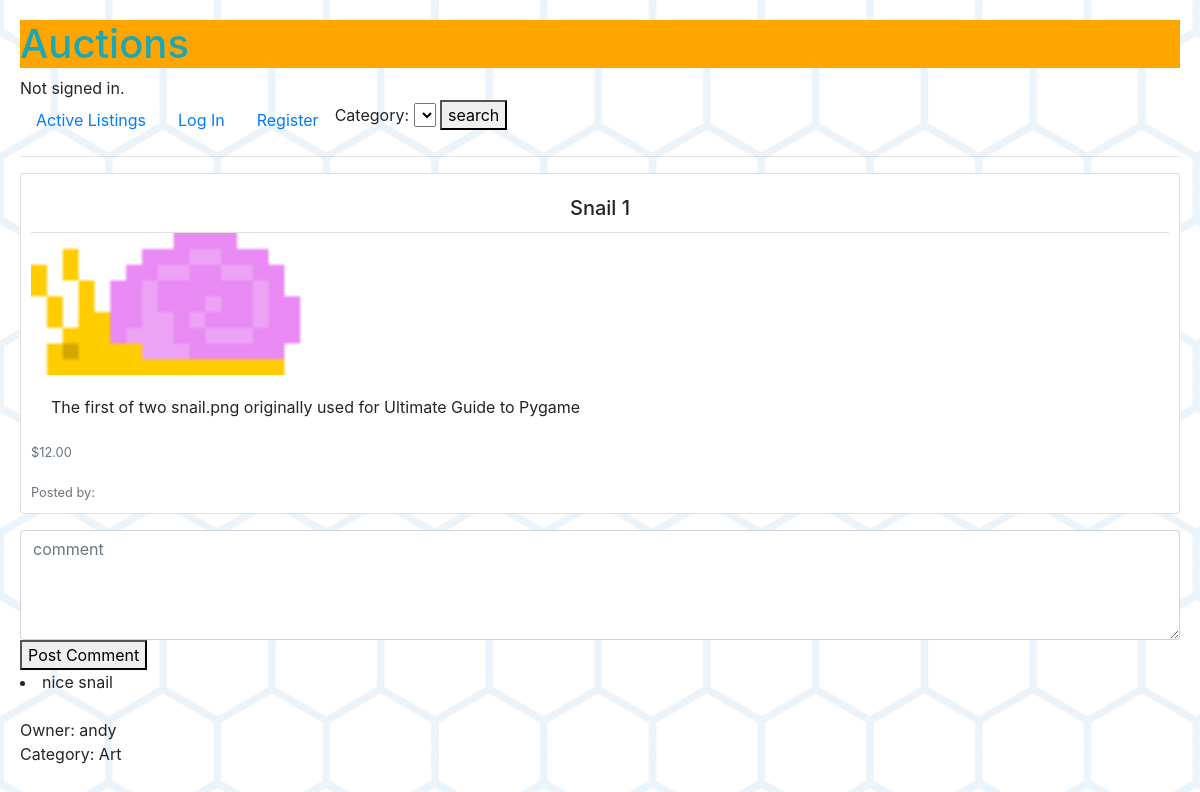
/listing/1, run on the app's committed database.
### auctions/models.py (models this page shows, shortened)
class Listing(models.Model):
    title = models.CharField(max_length=125)
    description = models.CharField(max_length=250, blank=True)
    start_bid = models.DecimalField(max_digits=7, decimal_places=2)
    image = models.ImageField(upload_to='media', null=True, blank=True)
    is_active = models.BooleanField(default=True)
    category = models.CharField(max_length=45, null=True, blank=True)

class Comments(models.Model):
    listing = models.ForeignKey(Listing, on_delete=models.CASCADE, related_name='comments')
    text = models.CharField(max_length=200)
    user = models.ForeignKey(User, on_delete=models.CASCADE)

class User(AbstractUser):
    listings = models.ManyToManyField(Listing, blank=True, related_name="owner")
    watchlist = models.ManyToManyField(Listing, blank=True, related_name="watchers")

### auctions/views.py (the view)
# urls.py: path("listing/<int:id>", views.listing, name="listing"),
def listing(request, id):
    listing = Listing.objects.get(pk=id)
    comments = Comments.objects.filter(listing=listing)
    owner = get_object_or_404(User, id=listing.owner.first().id)
    test = messages.get_messages(request)
    if request.method == 'POST':
        user_input = CommentForm(request.POST)
        if user_input.is_valid():
            new_comment = Comments(
                listing=listing,
                user=request.user,
                text=user_input.cleaned_data["comment"]
            )
            new_comment.save()
            comments = Comments.objects.filter(listing=listing)
        return render(request, 'auctions/listing.html',
        {"id": listing.id,
         "title": listing.title,
         "image": listing.image.url,
         "description": listing.description,
         "start_bid": listing.start_bid,
         "comments": comments,
         "owner": owner,
         "category": listing.category,
         "messages": test,})
    else:
        return render(request, 'auctions/listing.html',
        {"id": listing.id,
         "title": listing.title,
         "image": listing.image.url,
         "description": listing.description,
         "start_bid": listing.start_bid,
         "comments": comments,
         "owner": owner,
         "category": listing.category,
         "messages": test,})

### auctions/templates/auctions/listing.html (shortened to what this page needs)
{% extends "auctions/layout.html" %}
{% block body %}
    <div class="card col-mb-3 mb-3">
        <h5 class="card-title card-header bg-transparent text-center">{{ title }} </h5>
        <img src="{{ image }}" class="img-fluid rounded-start w-25" alt="...">
        <div class="card-body">
        <p class="card-text">{{ description }}</p>
        </div>
        <p class="card-text"><small class="text-muted">${{ start_bid }}</small></p>
        <p class="card-text"><small class="text-muted">Posted by: {{ user.username }}</small></p>
    </div>
<form action="{% url 'listing' id=id %}" method="post">
    <div class="input-group">
        <textarea class="form-control " name="comment" placeholder="comment"  aria-label="entry textarea" rows="4"></textarea>
    </div>
    <button type="submit">Post Comment</button>
</form>
{% for comment in comments %}
    <li> {{ comment.text }}</li>
    <br>
{% endfor %}
Owner: {{ owner.username }}
<br>
Category: {{ category }}
{% endblock %}

### auctions/static/auctions/styles.css (style rules this page uses)
body { background: url("/media/media/bg.png"); margin: 20px; }
.card { padding: 10px; }
.card img { width: 100%; height: 100%; object-fit: contain; }

### data on the page
Listing: title "Snail 1", description "The first of two snail.png originally used for Ultimate Guide to Pygame", start_bid "12.00", category "Art"
Comments: text "nice snail"
User: username "andy"
